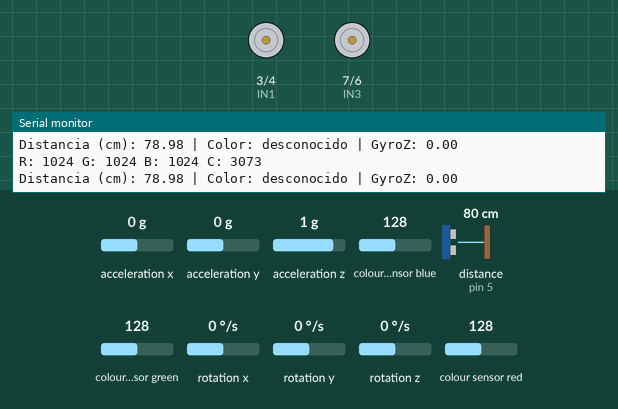
The sketch below on a simulated Arduino Uno, built with avr-gcc and run on an emulated ATmega328P. Parts: motor-driver pin pairs drawn as motors (green arrow = first pin HIGH = forward, orange = second pin HIGH = backward, longer = more drive, scaled by the enable pin), the last lines printed to the serial monitor. Wiring (inferred from the names in the program): ultrasonic range finder: trigger pin 11; echo pin 5. The inputs (shaded band) are chosen by the test bench; at power-on: colour sensor blue 128, distance to the obstacle (sensor on pin 5) 80 cm, acceleration x 0 g, acceleration y 0 g, acceleration z 1 g, colour sensor green 128, rotation x 0 °/s, rotation y 0 °/s, rotation z 0 °/s, colour sensor red 128. The echo pulse lasts 58.3 µs per cm.

Above: at 4.2 s.
4.3 s: colour sensor blue set to 131
At 5.5 s:
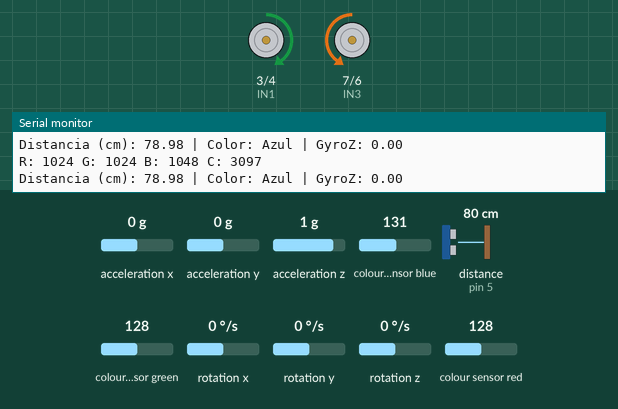
5.8 s: distance to the obstacle (sensor on pin 5) set to 12 cm
7.3 s: distance to the obstacle (sensor on pin 5) set to 9 cm
At 8.7 s:
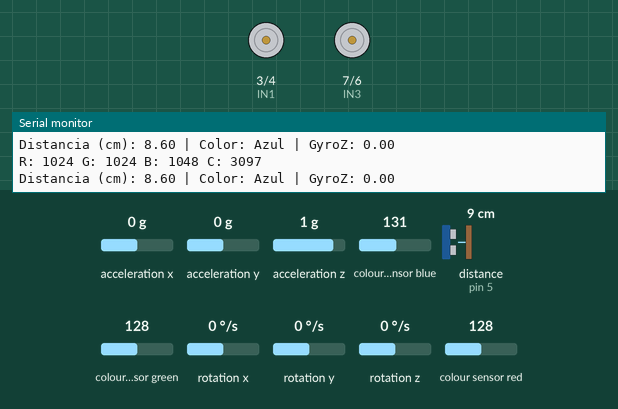
14.9 s: distance to the obstacle (sensor on pin 5) set to 120 cm
At 15.7 s:
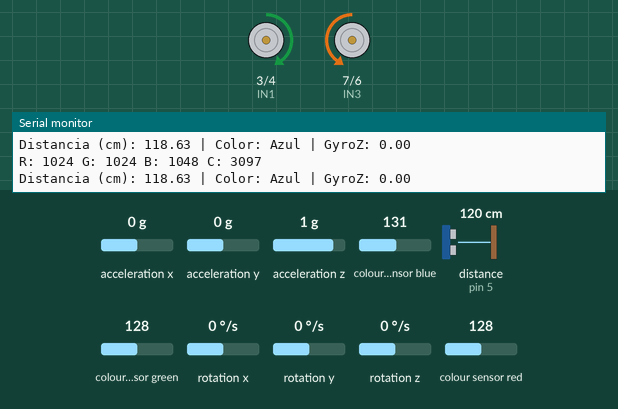
Timing chart, 0 to 17.5 s (numbered marks = the images above; inputs shaded):
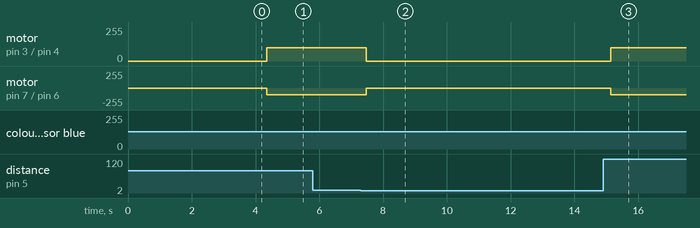

The sketch:

deteccionObstaculos.ino
```cpp
#include <Wire.h>
#include <Adafruit_TCS34725.h>
#include <MPU6050_light.h>

// Pines de motor
const int IN1 = 3, IN2 = 4, ENA = 9;
const int IN3 = 7, IN4 = 6, ENB = 10;

// Pines del sensor ultrasónico
const int TRIG = 11;
const int ECHO = 5;

// sensor rgb
Adafruit_TCS34725 rgbSensor = Adafruit_TCS34725();
//sensor mpu
MPU6050 mpu(Wire);

// Variables de tiempo
unsigned long lastTime;

void setup() {
  Serial.begin(9600);

  // Motores
  pinMode(IN1, OUTPUT); pinMode(IN2, OUTPUT);
  pinMode(IN3, OUTPUT); pinMode(IN4, OUTPUT);
  pinMode(ENA, OUTPUT); pinMode(ENB, OUTPUT);

  // Ultrasónico
  pinMode(TRIG, OUTPUT);
  pinMode(ECHO, INPUT);

  // IMU
  Wire.begin();
  mpu.begin();
  mpu.calcGyroOffsets();

  // RGB
  if (!rgbSensor.begin()) {
    Serial.println("Sensor RGB no detectado");
    while (1);
  }

  lastTime = millis();
}

void loop() {
  float distancia = medirDistancia();
  String colorDetectado = detectarColor();
  mpu.update();

  Serial.print("Distancia (cm): "); Serial.print(distancia, 2);
  Serial.print(" | Color: "); Serial.print(colorDetectado);
  Serial.print(" | GyroZ: "); Serial.println(mpu.getGyroZ(), 2);

  if (distancia < 10.0) {
    detener();
  } else {
    if (colorDetectado == "Rojo") {
      girarIzquierda();
    } else if (colorDetectado == "Verde") {
      avanzar();
    } else if (colorDetectado == "Azul") {
      girarDerecha();
    } else {
      detener();
    }
  }

  delay(100);
}

float medirDistancia() {
  digitalWrite(TRIG, LOW); delayMicroseconds(2);
  digitalWrite(TRIG, HIGH); delayMicroseconds(10);
  digitalWrite(TRIG, LOW);

  long duracion = pulseIn(ECHO, HIGH);
  float distancia = duracion * 0.034 / 2;
  return distancia;
}

String detectarColor() {
  uint16_t r, g, b, c;
  rgbSensor.getRawData(&r, &g, &b, &c);
  Serial.print("R: "); Serial.print(r);
  Serial.print(" G: "); Serial.print(g);
  Serial.print(" B: "); Serial.print(b);
  Serial.print(" C: "); Serial.println(c);
  //decidi separarlo por dia y noche ya que C es una variable que mide la cant de luz blanca
  //devido a que de noche la luz de un foco no genera suficiente luz blanca decidi separarlas
  //noche
  if(c<15){
    if (r > g && r > b && r > 3) return "Rojo";
    else if (g > r && g > b && g > 3) return "Verde";
    else if (b > r && b > g && b > 3) return "Azul";
    else return "desconocido";
  }else {//dia
    if (r > g && r > b && r > 10) return "Rojo";
    else if (g > r && g > b && g > 10) return "Verde";
    else if (b > r && b > g && b > 10) return "Azul";
    else return "desconocido";
  }

}

// Movimiento
void avanzar() {
  digitalWrite(IN2, LOW); digitalWrite(IN1, HIGH);
  digitalWrite(IN4, LOW); digitalWrite(IN3, HIGH);
  analogWrite(ENA, 100);
  analogWrite(ENB, 100);
}

void detener() {
  digitalWrite(IN2, LOW); digitalWrite(IN1, LOW);
  digitalWrite(IN4, LOW); digitalWrite(IN3, LOW);
}

void girarIzquierda() {
  digitalWrite(IN2, HIGH); digitalWrite(IN1, LOW);
  digitalWrite(IN4, LOW); digitalWrite(IN3, HIGH);
  analogWrite(ENA, 100);
  analogWrite(ENB, 100);
}

void girarDerecha() {
  digitalWrite(IN2, LOW); digitalWrite(IN1, HIGH);
  digitalWrite(IN4, HIGH); digitalWrite(IN3, LOW);
  analogWrite(ENA, 100);
  analogWrite(ENB, 100);
}
```

Measured:
- the behaviour switches between 128 and 129 on colour sensor blue (found by bisection; images 0 and 1)
- the behaviour switches between 11 and 10 cm on distance to the obstacle (sensor on pin 5) (found by bisection; images 1 and 2)
- after the input at 4.3 s, motor on pin 3 (IN1) / pin 4 (IN2): stopped → forward 100/255 after 0.05 s; motor on pin 7 (IN3) / pin 6 (IN4): stopped → backward 100/255 after 0.05 s
- after the input at 7.3 s, motor on pin 3 (IN1) / pin 4 (IN2): forward 100/255 → stopped after 0.17 s; motor on pin 7 (IN3) / pin 6 (IN4): backward 100/255 → stopped after 0.17 s
- after the input at 14.9 s, motor on pin 3 (IN1) / pin 4 (IN2): stopped → forward 100/255 after 0.24 s; motor on pin 7 (IN3) / pin 6 (IN4): stopped → backward 100/255 after 0.24 s
